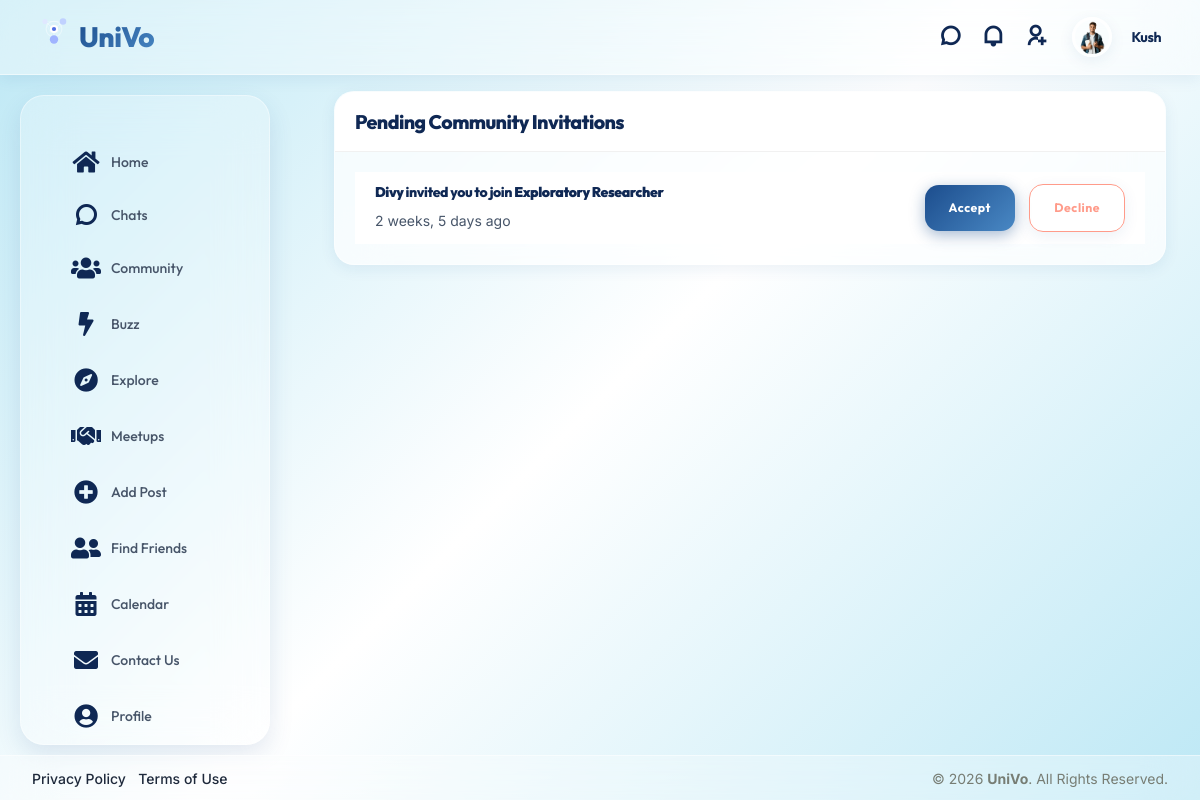
The page /invitations/ (signed in) on the database its author committed.
### user/models.py (models this page shows, shortened)
class user(models.Model):
    userid=models.AutoField(primary_key=True)
    username=models.CharField(max_length=50)
    email=models.CharField(max_length=50)
    password=models.CharField(max_length=50)
    profile=models.ImageField(upload_to="assets/images/user/")
    bio=models.TextField(max_length=1000)
    gender=models.CharField(max_length=10)
    dob=models.DateField(validators=[no_future_date])
    cityid=models.ForeignKey(city,on_delete=models.CASCADE)
    registrationdt=models.DateTimeField(auto_now=True)
    last_checked_chats=models.DateTimeField(null=True, blank=True)
    last_checked_activity=models.DateTimeField(null=True, blank=True)
    last_checked_invites=models.DateTimeField(null=True, blank=True)
    last_seen=models.DateTimeField(null=True, blank=True)
    google_id=models.CharField(max_length=255, null=True, blank=True)  # Google OAuth user ID
    phone=models.CharField(max_length=15, null=True, blank=True)

class CommunityInvite(models.Model):
    inviteid=models.AutoField(primary_key=True)
    communityid=models.ForeignKey(community,on_delete=models.CASCADE)
    senderid=models.IntegerField() # userid of sender
    receiverid=models.ForeignKey(user,on_delete=models.CASCADE)
    status=models.IntegerField(default=0) # 0=Pending, 1=Accepted, 2=Declined
    createddt=models.DateTimeField(auto_now=True)

class community(models.Model):
    communityid=models.AutoField(primary_key=True)
    communitytitle=models.CharField(max_length=50)
    thumbnail=models.ImageField(upload_to="images/")
    background_image=models.ImageField(upload_to="images/backgrounds/", null=True, blank=True)
    discription=models.TextField(max_length=1000)
    createddt=models.DateTimeField(auto_now=True)
    categoryid=models.ForeignKey(category,on_delete=models.CASCADE)
    userid=models.ForeignKey(user,on_delete=models.CASCADE)
    is_paid=models.BooleanField(default=False)
    price=models.IntegerField(default=0)

### user/views.py (the view)
# urls.py: path('invitations/', views.invitations_list, name='invitations_list'),
def invitations_list(request):
    userid = request.session.get('userid')
    if not userid:
        return redirect('signin')
    current_user = user.objects.get(pk=userid)
    current_user.last_checked_invites = timezone.now()
    current_user.save()
    invites = CommunityInvite.objects.filter(receiverid=current_user, status=0).order_by('-createddt')
    for inv in invites:
        sender = user.objects.filter(pk=inv.senderid).first()
        inv.sender_name = sender.username if sender else "Unknown User"
    data = {"invites": invites}
    return render(request, 'invitations_list.html', data)

### user/templates/invitations_list.html (shortened to what this page needs)
{% extends 'base.html' %}
{% load static %}
{% block content %}
<div class="row">
    <div class="col-sm-12">
        <div class="card">
            <div class="card-header d-flex justify-content-between">
                <div class="header-title">
                    <h4 class="card-title">Pending Community Invitations</h4>
                </div>
            </div>
            <div class="card-body">
                <ul class="list-group list-group-flush">
                    {% for inv in invites %}
                    <li class="list-group-item d-flex justify-content-between align-items-center">
                        <div>
                            <h6 class="mb-1"><strong>{{ inv.sender_name }}</strong> invited you to join <strong>{{ inv.communityid.communitytitle }}</strong></h6>
                            <small class="text-muted">{{ inv.createddt|timesince }} ago</small>
                        </div>
                        <div>
                            <a href="{% url 'respond_invite' inv.inviteid 'accept' %}" class="btn btn-primary btn-sm me-2">Accept</a>
                            <a href="{% url 'respond_invite' inv.inviteid 'decline' %}" class="btn btn-outline-danger btn-sm">Decline</a>
                        </div>
                    </li>
                    {% empty %}
                    <li class="list-group-item text-center">
                        <p class="mb-0">You have no pending invitations.</p>
                    </li>
                    {% endfor %}
                </ul>
            </div>
        </div>
    </div>
</div>
{% endblock %}

### user/templates/base.html (shortened to what this page needs)
{% load static %}
<!doctype html>
<html lang="en">
  <head>
    <link rel="stylesheet" href="{% static 'assets/css/libs.min.css' %}" />
    <link rel="stylesheet" href="{% static 'assets/css/socialv1fc6.css' %}" />
    <link rel="stylesheet" href="{% static 'assets/css/custom_theme.css' %}?v=2.0" />
    <link
      rel="stylesheet"
      href="https://cdnjs.cloudflare.com/ajax/libs/font-awesome/5.15.4/css/all.min.css"
    />
    <link
      rel="stylesheet"
      href="https://cdn.jsdelivr.net/npm/remixicon@2.5.0/fonts/remixicon.css"
    />
    <link
      rel="stylesheet"
      href="https://cdn.jsdelivr.net/npm/vanillajs-datepicker@1.3.4/dist/css/datepicker.min.css"
    />
    <link
      rel="stylesheet"
      href="https://maxst.icons8.com/vue-static/landen/line-awesome/line-awesome/1.3.0/css/line-awesome.min.css"
    />
  </head>
  <body class="{% if user_settings and user_settings.dark_mode %}dark-mode{% endif %}">
    <div class="wrapper">
      <div class="iq-top-navbar">
        <div class="iq-navbar-custom">
          <nav class="navbar navbar-expand-lg navbar-light p-0">
            <div class="iq-navbar-logo d-flex justify-content-between">
              <a href="{% url 'home' %}">
                <img
                  src="{% static 'assets/images/animated_logo.svg' %}"
                  class="img-fluid rotating-logo"
                  alt="UniVo Logo"
                  style="max-height: 30px"
                />
                <span>UniVo</span>
              </a>
            </div>
            <div class="collapse navbar-collapse" id="navbarSupportedContent">
              <ul class="navbar-nav ms-auto navbar-list align-items-center">
                {% if current_user %}
                <li class="nav-item">
                  <a
                    href="{% url 'chats' %}"
                    class="d-flex align-items-center px-2 position-relative"
                    title="Community Chats"
                  >
                    <i class="ri-chat-3-line fs-5 text-white"></i>
                  </a>
                </li>
                <li class="nav-item">
                  <a
                    href="{% url 'activity' %}"
                    class="d-flex align-items-center px-2 position-relative"
                    title="Notifications"
                  >
                    <i class="ri-notification-line fs-5 text-white"></i>
                  </a>
                </li>
                <li class="nav-item">
                  <a
                    href="{% url 'invitations_list' %}"
                    class="d-flex align-items-center px-2 position-relative"
                    title="Friend Requests"
                  >
                    <i class="ri-user-add-line fs-5 text-white"></i>
                  </a>
                </li>
                <li class="nav-item dropdown">
                  <a
                    href="#"
                    class="d-flex align-items-center dropdown-toggle"
                    id="drop-down-arrow"
                    data-bs-toggle="dropdown"
                    aria-haspopup="true"
                    aria-expanded="false"
                  >
                    {% if current_user.profile %}
                    <img
                      src="{{ current_user.profile.url }}"
                      class="img-fluid rounded-circle me-3"
                      alt="user"
                      style="width: 40px; height: 40px; object-fit: cover"
                    />
                    {% else %}
                    <img
                      src="{% static 'assets/images/user/1.jpg' %}"
                      class="img-fluid rounded-circle me-3"
                      alt="user"
                    />
                    {% endif %}
                    <div class="caption">
                      <h6 class="mb-0 line-height">
                        {{ current_user.username|default:"User" }}
                      </h6>
                    </div>
                  </a>
                </li>
                {% else %}
                <li class="nav-item pe-3 d-flex align-items-center">
                  <a href="{% url 'signup' %}" class="d-flex align-items-center text-dark text-decoration-none" style="height: 40px; font-weight: 500;">
                    <i class="ri-login-box-line me-2 fs-5"></i> Login
                  </a>
                </li>
                {% endif %}
              </ul>
            </div>
          </nav>
        </div>
      </div>
      <div class="iq-sidebar sidebar-default">
        <div id="sidebar-scrollbar">
          <nav class="iq-sidebar-menu">
            <ul id="iq-sidebar-toggle" class="iq-menu">
              {% block sidebar %}
              <li class="">
                <a href="{% url 'home' %}" class="sidebar-link">
                  <i class="fas fa-home me-2"></i><span>Home</span>
                </a>
              </li>
              <li class="">
                <a href="{% url 'chats' %}" class="sidebar-link">
                  <i class="ri-chat-3-line me-2"></i><span>Chats</span>
                </a>
              </li>
              <li class="">
                <a href="{% url 'group' %}" class="sidebar-link">
                  <i class="fas fa-users me-2"></i><span>Community</span>
                </a>
              </li>
              <li class="">
                <a href="{% url 'buzz' %}" class="sidebar-link">
                  <i class="fas fa-bolt me-2"></i><span>Buzz</span>
                </a>
              </li>
              <li class="">
                <a href="{% url 'blog_list' %}" class="sidebar-link">
                  <i class="fas fa-compass me-2"></i><span>Explore</span>
                </a>
              </li>
              <li class="">
                <a href="{% url 'meetup_list' %}" class="sidebar-link">
                  <i class="fas fa-handshake me-2"></i><span>Meetups</span>
                </a>
              </li>
              <li class="">
                <a href="{% url 'unified_add_post' %}" class="sidebar-link">
                  <i class="fas fa-plus-circle me-2"></i><span>Add Post</span>
                </a>
              </li>
              <li class="">
                <a href="{% url 'users_list' %}" class="sidebar-link">
                  <i class="fas fa-user-friends me-2"></i><span>Find Friends</span>
                </a>
              </li>
              <li class="">
                <a href="{% url 'calendar' %}" class="sidebar-link">
                  <i class="fas fa-calendar-alt me-2"></i><span>Calendar</span>
                </a>
              </li>
              <li class="">
                <a href="{% url 'contact_us' %}" class="sidebar-link">
                  <i class="fas fa-envelope me-2"></i><span>Contact Us</span>
                </a>
              </li>
              <li class="">
                <a href="{% url 'my_profile' %}" class="sidebar-link">
                  <i class="fas fa-user-circle me-2"></i><span>Profile</span>
                </a>
              </li>
              {% endblock sidebar %}
            </ul>
          </nav>
        </div>
      </div>
      <div id="content-page" class="content-page {% block content_class %}{% endblock %}">
        <div class="container-fluid">
          {% block content %} {% endblock %}
        </div>
      </div>
      <footer class="iq-footer bg-transparent border-top py-0" style="line-height: normal;">
        <div class="container-fluid">
          <div class="row align-items-center">
            <div class="col-md-6 text-center text-md-start mb-2 mb-md-0">
              <ul class="list-inline mb-0">
                <li class="list-inline-item">
                  <a href="#" class="text-secondary small text-decoration-none">Privacy Policy</a>
                </li>
                <li class="list-inline-item">
                  <a href="#" class="text-secondary small text-decoration-none">Terms of Use</a>
                </li>
              </ul>
            </div>
            <div class="col-md-6 text-center text-md-end text-secondary small">
              &copy; 2026 <strong>UniVo</strong>. All Rights Reserved.
            </div>
          </div>
        </div>
      </footer>
    </div>
    <div class="toast-container position-fixed bottom-0 end-0 p-3" style="z-index: 5000;">
    </div>
    </body>
</html>

### rows shown on the page
user: profile (picture), username "Kush"
CommunityInvite: sender_name "Divy", communityid.communitytitle "Exploratory Researcher", createddt "2 weeks, 5 days"
